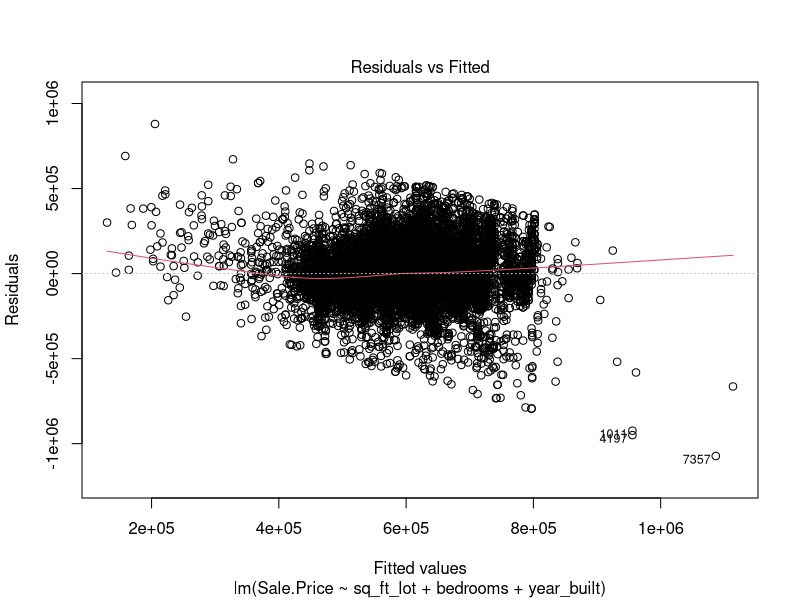
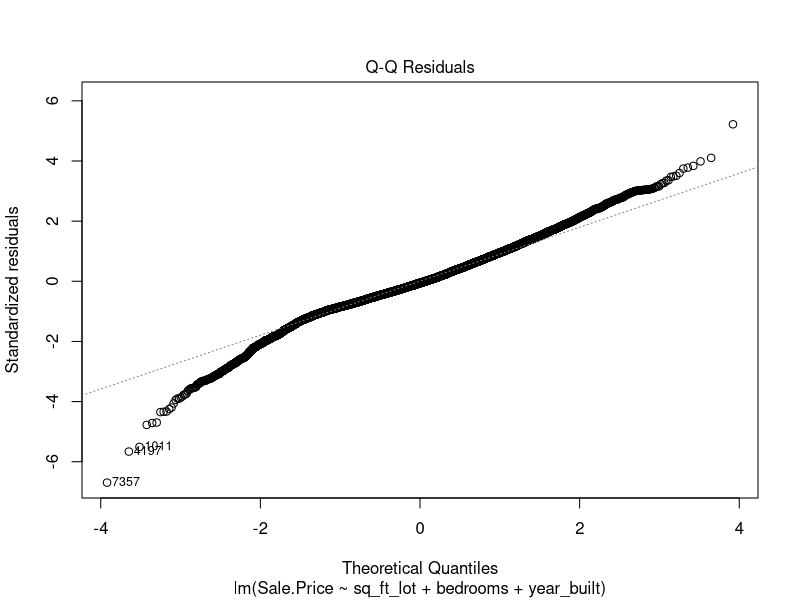
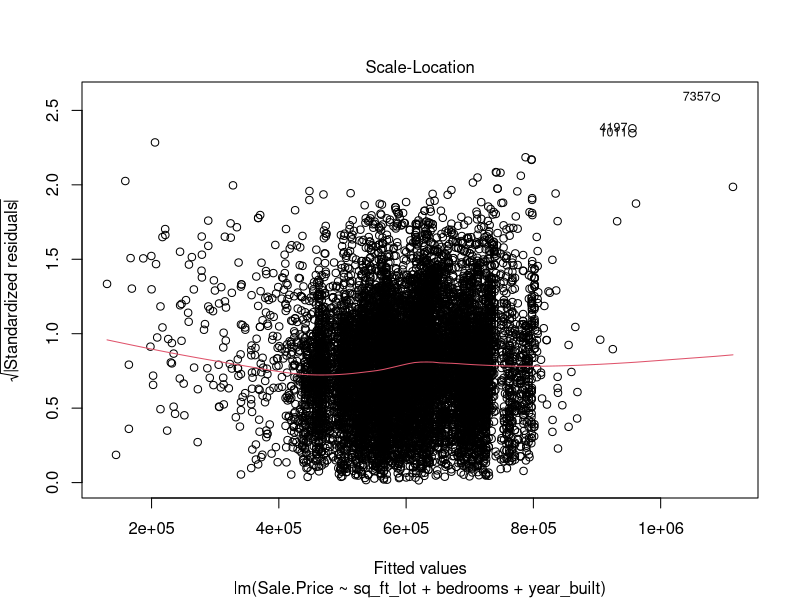
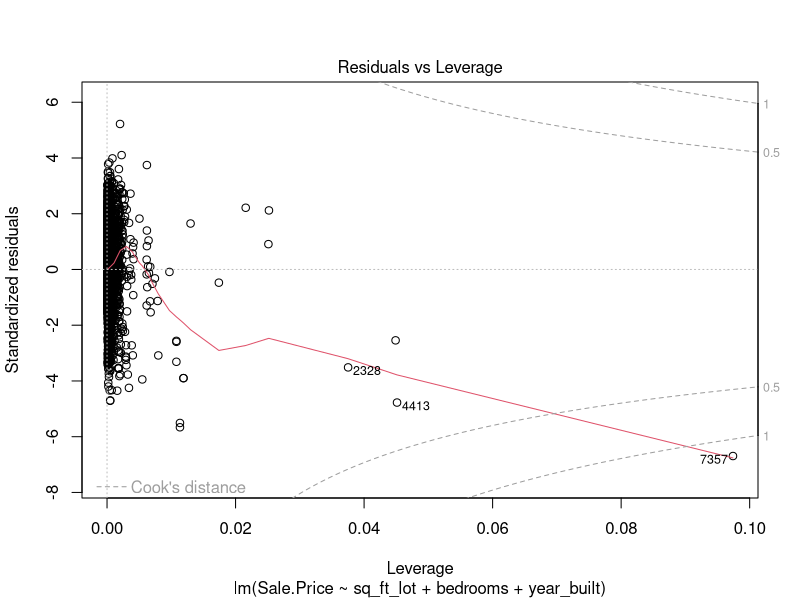
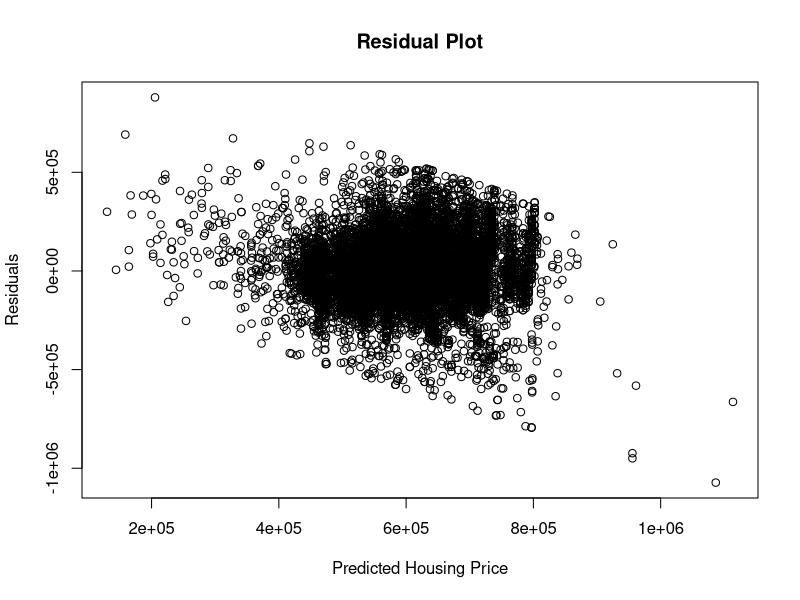
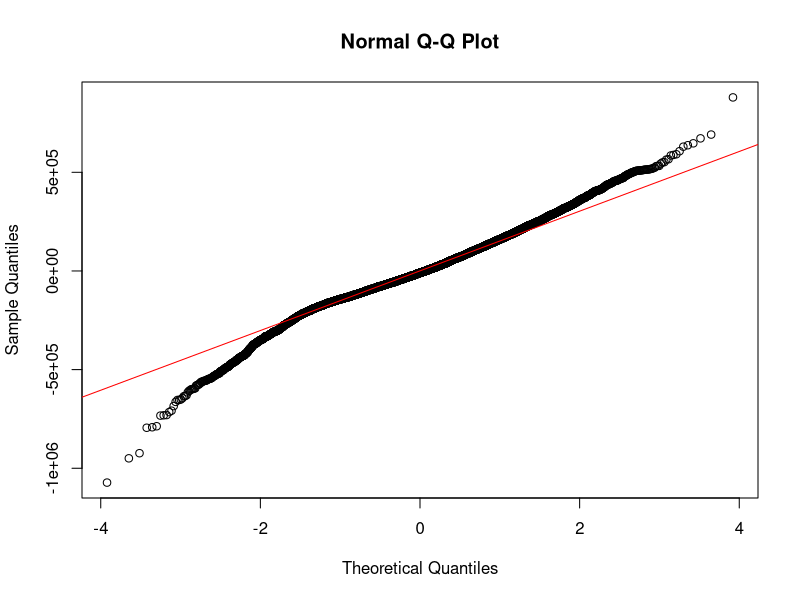
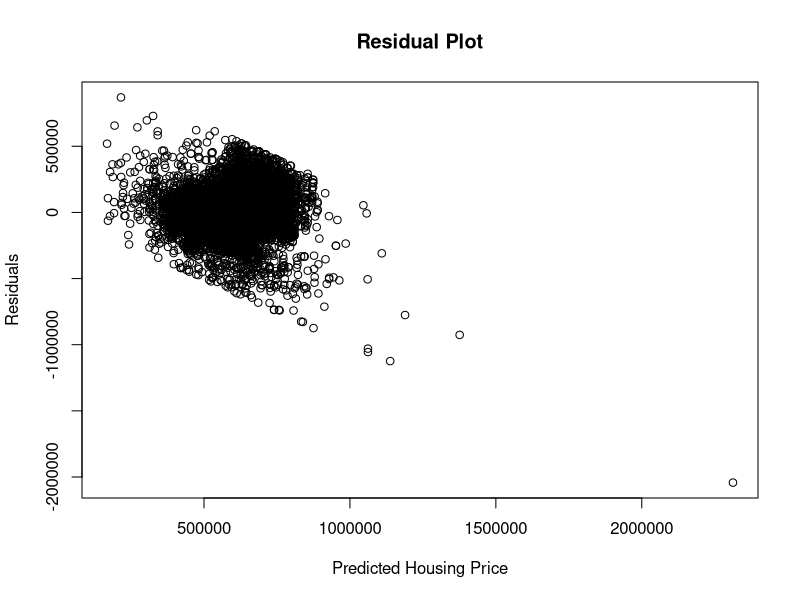
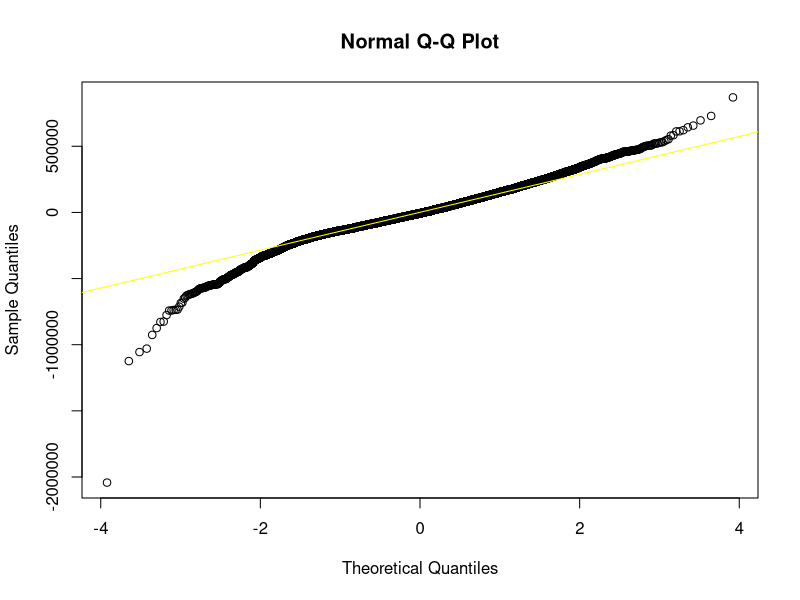

Generate these figures, in order, with R:
## ---- chunk 1
knitr::opts_chunk$set(echo = TRUE)
## ---- chunk 2
library('dplyr') 
library('ggplot2')
library('tidyverse')
installed.packages("Metrics")
library(Metrics)
## ---- chunk 3
## Read Housing CSV file for houses
df_housing = read.csv("week-6-housing.csv")

#any missing values in housing data
anyNA(df_housing)

colSums(is.na(df_housing))

# Data cleaning

df_housing <- df_housing %>%

  mutate(across(c(bedrooms,bath_full_count,bath_half_count,bath_3qtr_count,ctyname), ~replace(., is.na(.), mean(.)))) %>%  
  
#Impute missing values
  filter(Sale.Price < quantile(Sale.Price, 0.95)) %>% # Remove extreme outliers

#Impute missing values
  filter(present_use < 29)  # Remove extreme outliers

# create linear regression model where “sq_ft_lot” predicts Sale Price
model1 <- lm(Sale.Price ~ sq_ft_lot+bedrooms+year_built, df_housing)

# This model is based on the total sq ft lot with bedrooms and year built of the house including its location.

# Summarize the model
summary(model1) 

# Plot the model
plot(model1) 

# Interpretation: 
# The coefficient for "sq_ft_lot" represents the average increase in Sale Price for every additional square foot of lot size. 
# The R-squared value indicates the proportion of variance in Sale Price explained by the "sq_ft_lot" variable. 
## ---- chunk 4
# Assuming you have a linear regression model called "housing_model"
residuals1 <- resid(model1) 

# Plot residuals against predicted values
plot(model1$fitted.values, residuals1, 
     xlab = "Predicted Housing Price", ylab = "Residuals", 
     main = "Residual Plot")

# Create a QQ plot

qqnorm(residuals1)
qqline(residuals1,col="red") 
## ---- chunk 5
# Create a linear regression model predicting Sale Price using multiple variables
model2 <- lm(Sale.Price ~  
            bedrooms 
          + bath_full_count 
          + bath_half_count
          + bath_3qtr_count
          + sq_ft_lot
          + year_built,
             df_housing)

# Summary of the model
summary(model2) 

# Example prediction for a new house 
new_house <- data.frame(
    bedrooms = 3, 
    bath_full_count = 2,
    bath_half_count = 1,
    bath_3qtr_count = 0,
    sq_ft_lot = 3840,
    year_built = 2012
) 

predicted_price <- predict(model2, newdata = new_house)
print(predicted_price) 
## ---- chunk 6
# Assuming you have a linear regression model called "housing_model"
residuals2 <- resid(model2) 

# Plot residuals against predicted values
plot(model2$fitted.values,residuals2, 
     xlab = "Predicted Housing Price", ylab = "Residuals", 
     main = "Residual Plot")

# Create a QQ plot
qqnorm(residuals2)
qqline(residuals2,col="yellow")
## ---- chunk 7
anova(model1,model2)
## ---- chunk 8
preds1 <- predict(model1, df_housing)

preds2 <- predict(model2, df_housing)

# Calculate RMSE
rmse1 <- rmse(df_housing$Sale.Price, preds1) 
print(paste("RMSE:", rmse1))

rmse2 <- rmse(df_housing$Sale.Price, preds2) 
print(paste("RMSE:", rmse2))
